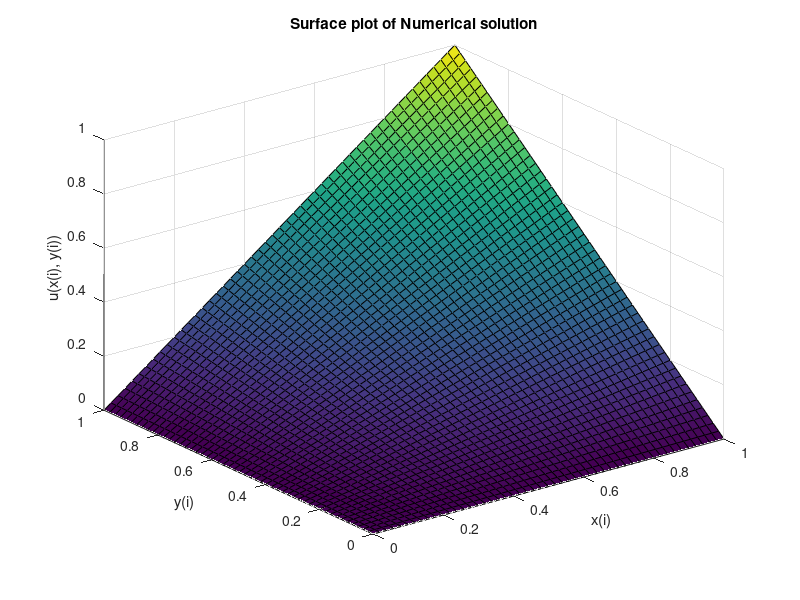
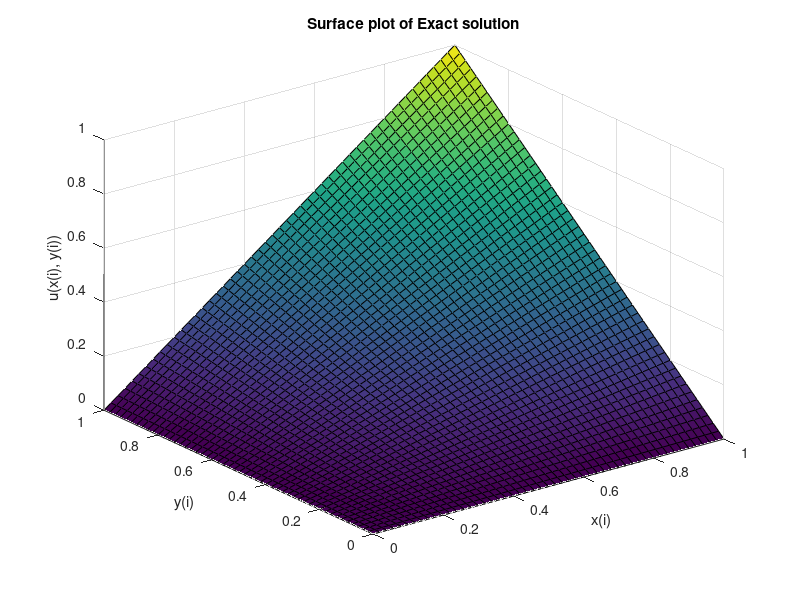
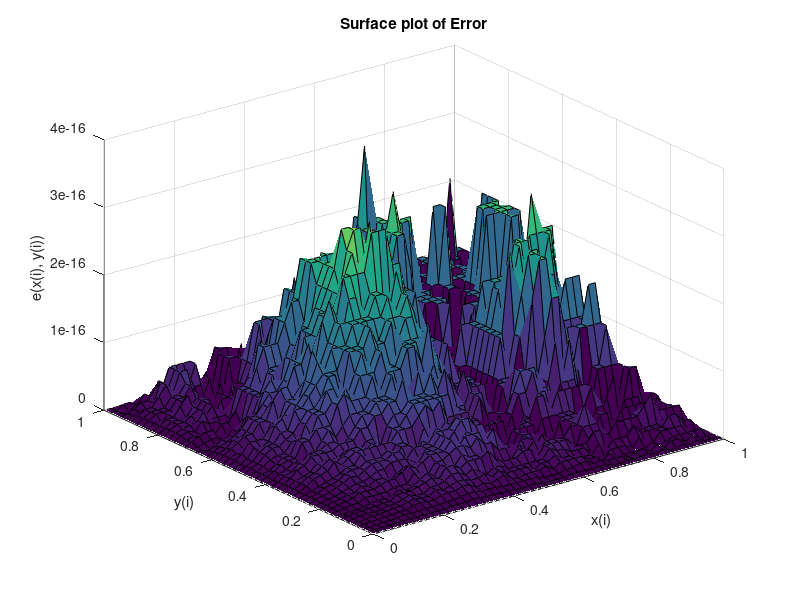
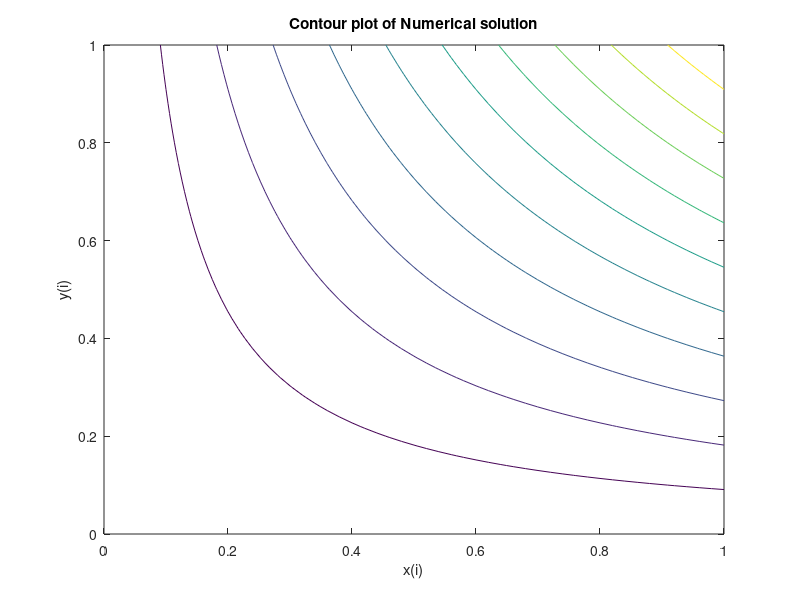

MATLAB code to generate these figures, in order:
clear all;
clc;
clf;

h = 0.02;
xa = 0;
xb = 1;
ya = 0;
yb = 1;
x = [xa:h:xb];
y = [ya:h:yb];
nx = (xb-xa)/h+1; %no of nodal points in x-axis
ny = (yb-ya)/h+1;
n = nx*ny;

%Part a
exact_sol = @(x,y) x.*y;
f = @(x,y) 0;
%B.C.
bc_xa=@(y)0;
bc_xb=@(y)y;
bc_ya=@(x)0;
bc_yb=@(x)x;




k = 1;
for i=2:nx-1
    for j=2:ny-1
    cur=i + (j-1)*nx;
    %A(cur,cur)=-4;
    first_index(k) = cur;
    second_index(k) = cur;
    s(k) = -4;
    k = k + 1;
    r(cur, 1) = (h^2)*f(x(i), y(j));
    %A(cur,cur-1)=1;
    first_index(k) = cur;
    second_index(k) = cur - 1;
    s(k) = 1;
    k = k + 1;
    %A(cur,cur+1)=1;
    first_index(k) = cur;
    second_index(k) = cur + 1;
    s(k) = 1;
    k = k + 1;
    %A(cur,cur-nx)=1;
    first_index(k) = cur;
    second_index(k) = cur - nx;
    s(k) = 1;
    k = k + 1;
    %A(cur,cur+nx)=1;
    first_index(k) = cur;
    second_index(k) = cur + nx;
    s(k) = 1;
    k = k + 1;
    end
end

%x=0 bc
for j=1:ny
  cur=1+(j-1)*nx;
  %A(cur,cur)=1;
  first_index(k) = cur;
  second_index(k) = cur;
  s(k) = 1;
  k = k + 1;
  r(cur,1)=bc_xa(y(j));
end

%x=1 bc
for j=1:ny
  cur=nx+(j-1)*nx;
  %A(cur,cur)=1;
  first_index(k) = cur;
  second_index(k) = cur;
  s(k) = 1;
  k = k + 1;
  r(cur,1)=bc_xb(y(j));
end

%y=0 bc
for i=1:nx
  cur= i;
  %A(cur,cur)=1;
  first_index(k) = cur;
  second_index(k) = cur;
  s(k) = 1;
  k = k + 1;
  r(cur,1)=bc_ya(x(i));
end

%y=1 bc
for i=1:nx-1
  cur=i+(ny-1)*nx;
  %A(cur,cur)=1;
  first_index(k) = cur;
  second_index(k) = cur;
  s(k) = 1;
  k = k + 1;
  r(cur,1)=bc_yb(x(i));
end

S = sparse(first_index, second_index, s, n, n);
ans = S\r;


for i=1:nx
    for j=1:ny
    cur=i + (j-1)*nx;
    u(i,j) = ans(cur);
    exact(i,j) = exact_sol(x(i),y(j));
    err(i,j) = abs(u(i,j) - exact_sol(x(i),y(j)));
    end
end


figure(1);
[X,Y]=meshgrid(x,y);
surf(X,Y,u);
title('Surface plot of Numerical solution');
xlabel('x(i)');
ylabel('y(i)');
zlabel('u(x(i), y(i))');
figure(2);
surf(X,Y,exact);
title('Surface plot of Exact solution');
xlabel('x(i)');
ylabel('y(i)');
zlabel('u(x(i), y(i))');
figure(3);
surf(X,Y,err);
title('Surface plot of Error');
xlabel('x(i)');
ylabel('y(i)');
zlabel('e(x(i), y(i))');
figure(4);
contour(X,Y,u);
title('Contour plot of Numerical solution');
xlabel('x(i)');
ylabel('y(i)');
zlabel('u(x(i), y(i))');
figure(5);
contour(X,Y,exact);
title('Contour plot of Exact solution');
xlabel('x(i)');
ylabel('y(i)');
zlabel('u(x(i), y(i))');
%saveas(gcf,sprintf('q1f%d',k));
